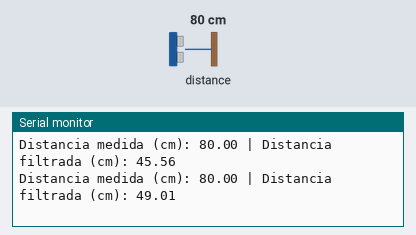
The sketch below on a simulated Arduino Uno, built with avr-gcc and run on an emulated ATmega328P. Shown: the last lines printed to the serial monitor. The inputs (shaded band) are chosen by the test bench; at power-on: distance to the obstacle 80 cm.

Above: at 1.2 s.
1.3 s: distance to the obstacle set to 250 cm
At 1.5 s:
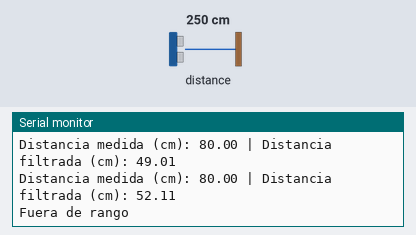
3.4 s: distance to the obstacle set to 2 cm
At 3.5 s:
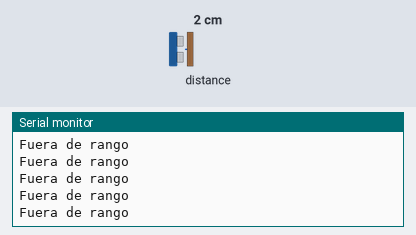
Timing chart, 0 to 6.4 s (numbered marks = the images above; inputs shaded):
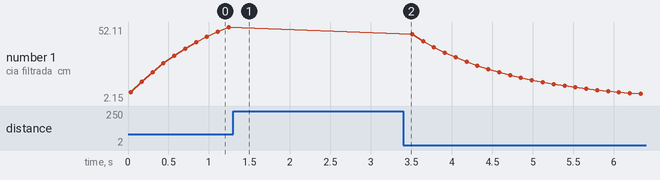

The sketch:

MOdulo_VL53L0x_filtro.ino
```cpp
#include "Adafruit_VL53L0X.h"

Adafruit_VL53L0X lox = Adafruit_VL53L0X();
float alpha = 0.1; // Factor de suavizado EMA (ajustable) rangos de entre 0.1 a 0.5
float filteredDistance = 0.0; // Valor filtrado inicializado

void setup() {
  Serial.begin(115200);

  while (!Serial) {
    delay(1);
  }

  Serial.println("Test de prueba VL53L0X");
  if (!lox.begin()) {
    Serial.println(F("No se pudo iniciar VL53L0X"));
    while(1);
  }

  Serial.println(F("VL53L0X API Simple Ranging example\n\n"));
}

void loop() {
  VL53L0X_RangingMeasurementData_t measure;

  lox.rangingTest(&measure, false); // Obtener medición

  if (measure.RangeStatus != 4) {  // Verifica que la medición sea válida
    float currentDistance = measure.RangeMilliMeter / 10.0; // Convertir a cm
    filteredDistance = alpha * currentDistance + (1 - alpha) * filteredDistance; // Aplicar filtro EMA

    Serial.print("Distancia medida (cm): ");
    Serial.print(currentDistance);
    Serial.print(" | Distancia filtrada (cm): ");
    Serial.println(filteredDistance);
  } else {
    Serial.println("Fuera de rango");
  }

  delay(100);
}
```

Measured:
- after the input at 1.3 s, the serial monitor: prints a new line after 0.08 s (image 1)
- plotted number 1: 52.11 → 2.15 after the input at 3.4 s
